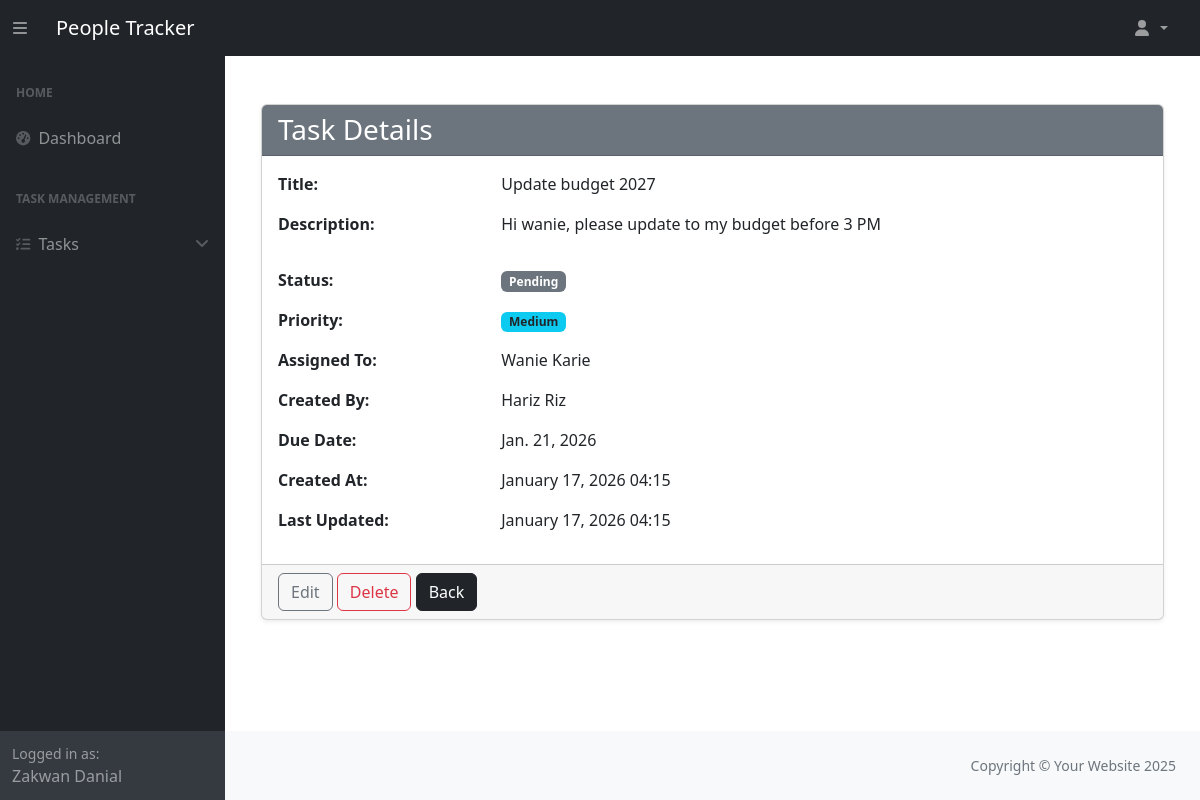
The page /task_management/17/ (signed in) on the database its author committed.
### people_management/models.py (models this page shows, shortened)
class Person(models.Model):
    ROLE_CHOICES = [
        ('Employee', 'Employee'),
        ('Manager', 'Manager'),
        ('HR Admin', 'HR Admin'),
        ('System Admin', 'System Admin'),
    ]
    first_name = models.CharField(max_length=50, help_text="The employee's first name.")
    last_name = models.CharField(max_length=50, help_text="The employee's last name.")
    email = models.EmailField(max_length=255, unique=True, help_text="The employee's email address.")
    phone_number = models.CharField(max_length=15, blank=True, help_text="Contact number of the employee.")
    date_of_birth = models.DateField(help_text="Employee's date of birth.")
    active = models.BooleanField(default=False, help_text="Indicates if the person is currently employed.")
    manager = models.ForeignKey(
        'self', on_delete=models.SET_NULL, null=True, blank=True, related_name="team_members",
        help_text="Manager supervising this employee."
    )
    role = models.CharField(
        max_length=20, choices=ROLE_CHOICES, default='Employee', help_text="The role of the person in the company."
    )
    user = models.OneToOneField(
        "auth.User", on_delete=models.SET_NULL, related_name="person", null=True, blank=True,
        help_text="The associated Django user account."
    )
    history = HistoricalRecords()

### task_management/models.py (models this page shows, shortened)
class Task(models.Model):
    STATUS_CHOICES = [
        ("pending", "Pending"),
        ("in_progress", "In Progress"),
        ("completed", "Completed"),
        ("cancelled", "Cancelled"),
    ]
    PRIORITY_CHOICES = [
        ("low", "Low"),
        ("medium", "Medium"),
        ("high", "High"),
        ("urgent", "Urgent"),
    ]
    title = models.CharField(
        max_length=200,
        validators=[
            MinLengthValidator(3, message="Title must be at least 3 characters long."),
            MaxLengthValidator(200, message="Title cannot exceed 200 characters."),
        ],
        help_text="The title of the task (3-200 characters).",
    )
    description = models.TextField(
        max_length=2000,
        blank=True,
        validators=[
            MaxLengthValidator(2000, message="Description cannot exceed 2000 characters."),
        ],
        help_text="Detailed description of the task.",
    )
    status = models.CharField(
        max_length=20,
        choices=STATUS_CHOICES,
        default="pending",
        help_text="Current status of the task.",
    )
    priority = models.CharField(
        max_length=10,
        choices=PRIORITY_CHOICES,
        default="medium",
        help_text="Priority level of the task.",
    )
    assigned_to = models.ForeignKey(
        Person,
        on_delete=models.SET_NULL,
        null=True,
        blank=True,
        related_name="assigned_tasks",
        help_text="The person assigned to this task.",
    )
    created_by = models.ForeignKey(
        Person,
        on_delete=models.SET_NULL,
        null=True,
        related_name="created_tasks",
        help_text="The person who created this task.",
    )
    due_date = models.DateField(
        null=True,
        blank=True,
        help_text="The due date for task completion.",
    )
    created_at = models.DateTimeField(
        auto_now_add=True,
        help_text="Timestamp when the task was created.",
    )
    updated_at = models.DateTimeField(
        auto_now=True,
        help_text="Timestamp when the task was last updated.",
    )
    history = HistoricalRecords(table_name="task_history")
    class Meta:
        ordering = ["-created_at"]
        permissions = [
            ("can_assign_task", "Can assign tasks to others"),
            ("can_change_priority", "Can change task priority"),
        ]

### task_management/views.py (the view, shortened to what this page needs)
# urls.py: path("<int:pk>/", views.TaskDetailView.as_view(), name="task_detail"),
class TaskDetailView(LoginRequiredMixin, DetailView):
    model = Task
    template_name = "task_management/task_detail.html"
    context_object_name = "task"
    def dispatch(self, request, *args, **kwargs):
        user = request.user
        person = get_person(user)
        task = self.get_object()
        if is_hr_admin(user):
            return super().dispatch(request, *args, **kwargs)

### people_management/context_processors.py (called while the page is built)
def inject_person(request):
    user = request.user
    current_person = getattr(user, "person", None) if user.is_authenticated else None
    return {"current_person": current_person}

### people_management/utils.py (called while the page is built)
def get_person(user):
    try:
        return user.person
    except Person.DoesNotExist:
        return None

def is_hr_admin(user):
    return user.is_staff or get_role(user) == "HR Admin"

### task_management/templates/task_management/task_detail.html (shortened to what this page needs)
{% extends 'dashboard/base.html' %}
{% block content %}
<div class="container mt-5">
    <div class="card shadow-sm">
        <div class="card-header bg-secondary text-white">
            <h3 class="mb-0">Task Details</h3>
        </div>
        <div class="card-body">
            <div class="row mb-3">
                <div class="col-md-3"><strong>Title:</strong></div>
                <div class="col-md-9">{{ task.title }}</div>
            </div>
            <div class="row mb-3">
                <div class="col-md-3"><strong>Description:</strong></div>
                <div class="col-md-9">
                    {% if task.description %}
                        {{ task.description|linebreaks }}
                    {% else %}
                        <span class="text-muted">No description provided</span>
                    {% endif %}
                </div>
            </div>
            <div class="row mb-3">
                <div class="col-md-3"><strong>Status:</strong></div>
                <div class="col-md-9">
                    {% if task.status == "pending" %}
                        <span class="badge bg-secondary">Pending</span>
                    {% elif task.status == "in progress" %}
                        <span class="badge bg-primary">In Progress</span>
                    {% elif task.status == "completed" %}
                        <span class="badge bg-success">Completed</span>
                    {% else %}
                        <span class="badge bg-dark">Cancelled</span>
                    {% endif %}
                </div>
            </div>
            <div class="row mb-3">
                <div class="col-md-3"><strong>Priority:</strong></div>
                <div class="col-md-9">
                    {% if task.priority == "urgent" %}
                        <span class="badge bg-danger">Urgent</span>
                    {% elif task.priority == "high" %}
                        <span class="badge bg-warning text-dark">High</span>
                    {% elif task.priority == "medium" %}
                        <span class="badge bg-info text-dark">Medium</span>
                    {% else %}
                        <span class="badge bg-light text-dark">Low</span>
                    {% endif %}
                </div>
            </div>
            <div class="row mb-3">
                <div class="col-md-3"><strong>Assigned To:</strong></div>
                <div class="col-md-9">
                    {% if task.assigned_to %}
                        {{ task.assigned_to.first_name }} {{ task.assigned_to.last_name }}
                    {% else %}
                        <span class="text-muted">Unassigned</span>
                    {% endif %}
                </div>
            </div>
            <div class="row mb-3">
                <div class="col-md-3"><strong>Created By:</strong></div>
                <div class="col-md-9">
                    {% if task.created_by %}
                        {{ task.created_by.first_name }} {{ task.created_by.last_name }}
                    {% else %}
                        <span class="text-muted">Unknown</span>
                    {% endif %}
                </div>
            </div>
            <div class="row mb-3">
                <div class="col-md-3"><strong>Due Date:</strong></div>
                <div class="col-md-9">
                    {% if task.due_date %}
                        {{ task.due_date }}
                    {% else %}
                        <span class="text-muted">No due date set</span>
                    {% endif %}
                </div>
            </div>
            <div class="row mb-3">
                <div class="col-md-3"><strong>Created At:</strong></div>
                <div class="col-md-9">{{ task.created_at|date:"F d, Y H:i" }}</div>
            </div>
            <div class="row mb-3">
                <div class="col-md-3"><strong>Last Updated:</strong></div>
                <div class="col-md-9">{{ task.updated_at|date:"F d, Y H:i" }}</div>
            </div>
        </div>
        <div class="card-footer">
            {% if request.user.is_superuser or request.user.person.role == "HR Admin" or request.user.person.role == "Manager" %}
                <a href="{% url 'task_management:task_update' pk=task.id %}" class="btn btn-outline-secondary">Edit</a>
                <a href="{% url 'task_management:task_delete' pk=task.id %}" class="btn btn-outline-danger">Delete</a>
            {% endif %}
            {% if request.user.is_superuser or request.user.person.role == "HR Admin" or request.user.person.role == "Manager" %}
                <a href="{% url 'dashboard:dashboard' %}" class="btn btn-dark">Back</a>
            {% else %}
                <a href="{% url 'dashboard:dashboard' %}" class="btn btn-dark">Back to Dashboard</a>
            {% endif %}
        </div>
    </div>
</div>
{% endblock %}

### dashboard/templates/dashboard/partials/sidebar.html (shortened to what this page needs)
<div id="layoutSidenav_nav" class="sidebar-overlay">
    <nav class="sb-sidenav accordion sb-sidenav-dark" id="sidenavAccordion">
        <div class="sb-sidenav-menu">
            <div class="nav">
                <div class="sb-sidenav-menu-heading">Home</div>
                <a class="nav-link" href="{% url 'dashboard:dashboard' %}">
                    <div class="sb-nav-link-icon"><i class="fas fa-tachometer-alt"></i></div>
                    Dashboard
                </a>
                {% if request.user.person.role == "Manager" or request.user.person.role == "HR Admin" %}
                    <div class="sb-sidenav-menu-heading">Task Management</div>
                    <a class="nav-link" href="#" data-bs-toggle="collapse" data-bs-target="#collapseTasks"
                       aria-expanded="false" aria-controls="collapseTasks">
                        <div class="sb-nav-link-icon"><i class="fas fa-tasks"></i></div>
                        Tasks
                        <div class="sb-sidenav-collapse-arrow"><i class="fas fa-angle-down"></i></div>
                    </a>
                {% endif %}
            </div>
        </div>
        <div class="sb-sidenav-footer">
            <div class="small">Logged in as:</div>
            <div>
                {% if request.user.person %}
                    {{ request.user.person.first_name }} {{ request.user.person.last_name }}
                {% else %}
                    {{ request.user.username }}
                {% endif %}
            </div>
        </div>
    </nav>
</div>

### rows shown on the page
Task: title "Update budget 2027", description "Hi wanie, please update to my budget before 3 PM", assigned_to.first_name "Wanie", assigned_to.last_name "Karie", created_by.first_name "Hariz", created_by.last_name "Riz", due_date "Jan. 21, 2026", created_at "January 17, 2026 04:15", updated_at "January 17, 2026 04:15"

### other values the page prints
{{ request.user.person.first_name }} "Zakwan"
{{ request.user.person.last_name }} "Danial"
